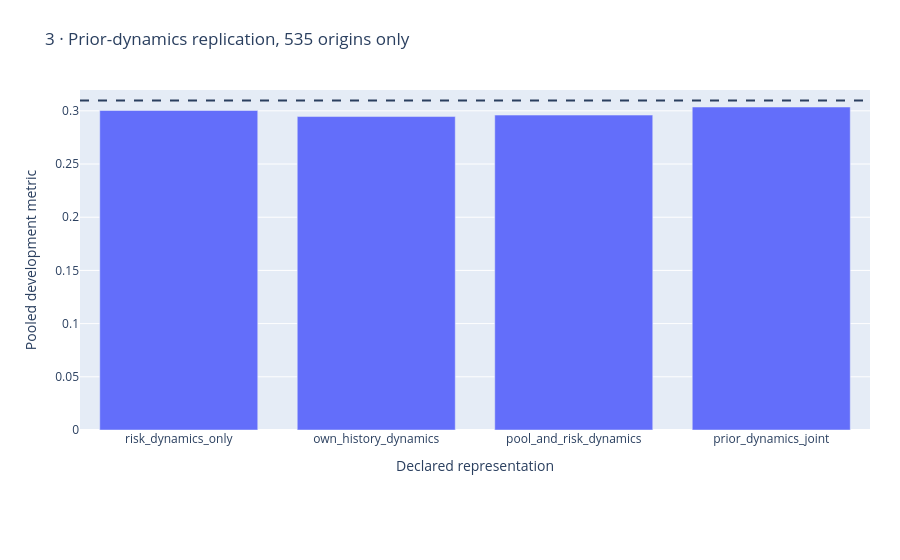

Source (notebook cell):
### Markdown cell above
## Candidate replication
This section uses report 16 only. An absent report produces an explicit gap rather than a fabricated result.

### Code cell
r16=next(s for s in studies if s['notebook']==16)
f=go.Figure()
if r16['completed']:
    f.add_bar(x=[r['variant'] for r in r16['comparisons']],y=[r['official_metric'] for r in r16['comparisons']])
    f.add_hline(y=.3097087232124053,line_dash='dash')
else:
    f.add_annotation(text='Completed replication report not available in this release',showarrow=False)
show(f,'3 · Prior-dynamics replication, 535 origins only','Declared representation','Pooled development metric')

### Figure 1 — Plotly figure (JSON) as saved in the notebook; plotly's stock layout.template omitted (floating-point values rounded to 4 significant figures)
{"data": [{"type": "bar", "x": ["risk_dynamics_only", "own_history_dynamics", "pool_and_risk_dynamics", "prior_dynamics_joint"], "y": [0.3003, 0.2946, 0.296, 0.3036]}], "layout": {"height": 560, "margin": {"b": 130, "l": 80, "r": 30, "t": 90}, "shapes": [{"line": {"dash": "dash"}, "type": "line", "x0": 0, "x1": 1, "xref": "x domain", "y0": 0.3097, "y1": 0.3097, "yref": "y"}], "title": {"text": "3 · Prior-dynamics replication, 535 origins only"}, "xaxis": {"title": {"text": "Declared representation"}}, "yaxis": {"title": {"text": "Pooled development metric"}}}}
